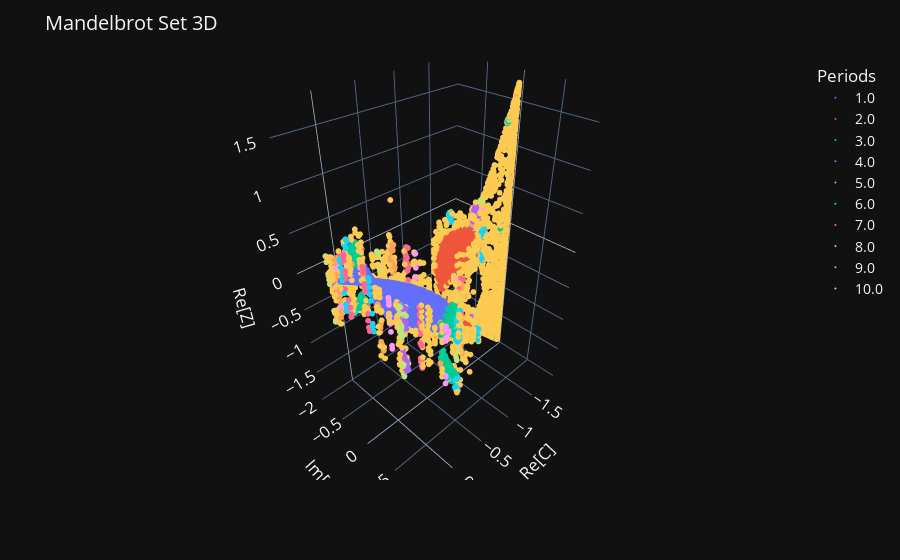

Notebook cell for this chart:
### Markdown cell above
## Plot

### Code cell
data = {'Re[C]': Cre, 'Im[C]':Cim,'Re[Z]':Zre,'Periods':[str(p) for p in periods]}

fig = px.scatter_3d(data, x="Re[C]", y="Im[C]", z="Re[Z]", color='Periods')

fig.update_traces(marker=dict(size=2, opacity=1),selector=dict(mode='markers'))

fig.update_layout(
    # width  = 700,
    # height = 700,
    title  = "Mandelbrot Set 3D",
    template="plotly_dark",
    font={'size':14},
)
fig.write_html("imgs/Mandelbrot_3Dplot.html")
fig.show()

### Figure 1 — Plotly figure (JSON) as saved in the notebook; plotly's stock layout.template omitted (floating-point values rounded to 4 significant figures; data arrays with more than 128 entries replaced by an {"elided": "..."} marker saying what was removed)
{"data": [{"hovertemplate": "Periods=1.0<br>Re[C]=%{x}<br>Im[C]=%{y}<br>Re[Z]=%{z}<extra></extra>", "legendgroup": "1.0", "marker": {"color": "#636efa", "opacity": 1, "size": 2, "symbol": "circle"}, "mode": "markers", "name": "1.0", "scene": "scene", "showlegend": true, "type": "scatter3d", "x": {"elided": "4771 float values"}, "y": {"elided": "4771 float values"}, "z": {"elided": "4771 float values"}}, {"hovertemplate": "Periods=2.0<br>Re[C]=%{x}<br>Im[C]=%{y}<br>Re[Z]=%{z}<extra></extra>", "legendgroup": "2.0", "marker": {"color": "#EF553B", "opacity": 1, "size": 2, "symbol": "circle"}, "mode": "markers", "name": "2.0", "scene": "scene", "showlegend": true, "type": "scatter3d", "x": {"elided": "2464 float values"}, "y": {"elided": "2464 float values"}, "z": {"elided": "2464 float values"}}, {"hovertemplate": "Periods=3.0<br>Re[C]=%{x}<br>Im[C]=%{y}<br>Re[Z]=%{z}<extra></extra>", "legendgroup": "3.0", "marker": {"color": "#00cc96", "opacity": 1, "size": 2, "symbol": "circle"}, "mode": "markers", "name": "3.0", "scene": "scene", "showlegend": true, "type": "scatter3d", "x": {"elided": "678 float values"}, "y": {"elided": "678 float values"}, "z": {"elided": "678 float values"}}, {"hovertemplate": "Periods=4.0<br>Re[C]=%{x}<br>Im[C]=%{y}<br>Re[Z]=%{z}<extra></extra>", "legendgroup": "4.0", "marker": {"color": "#ab63fa", "opacity": 1, "size": 2, "symbol": "circle"}, "mode": "markers", "name": "4.0", "scene": "scene", "showlegend": true, "type": "scatter3d", "x": {"elided": "512 float values"}, "y": {"elided": "512 float values"}, "z": {"elided": "512 float values"}}, {"hovertemplate": "Periods=5.0<br>Re[C]=%{x}<br>Im[C]=%{y}<br>Re[Z]=%{z}<extra></extra>", "legendgroup": "5.0", "marker": {"color": "#FFA15A", "opacity": 1, "size": 2, "symbol": "circle"}, "mode": "markers", "name": "5.0", "scene": "scene", "showlegend": true, "type": "scatter3d", "x": {"elided": "285 float values"}, "y": {"elided": "285 float values"}, "z": {"elided": "285 float values"}}, {"hovertemplate": "Periods=6.0<br>Re[C]=%{x}<br>Im[C]=%{y}<br>Re[Z]=%{z}<extra></extra>", "legendgroup": "6.0", "marker": {"color": "#19d3f3", "opacity": 1, "size": 2, "symbol": "circle"}, "mode": "markers", "name": "6.0", "scene": "scene", "showlegend": true, "type": "scatter3d", "x": {"elided": "348 float values"}, "y": {"elided": "348 float values"}, "z": {"elided": "348 float values"}}, {"hovertemplate": "Periods=7.0<br>Re[C]=%{x}<br>Im[C]=%{y}<br>Re[Z]=%{z}<extra></extra>", "legendgroup": "7.0", "marker": {"color": "#FF6692", "opacity": 1, "size": 2, "symbol": "circle"}, "mode": "markers", "name": "7.0", "scene": "scene", "showlegend": true, "type": "scatter3d", "x": {"elided": "238 float values"}, "y": {"elided": "238 float values"}, "z": {"elided": "238 float values"}}, {"hovertemplate": "Periods=8.0<br>Re[C]=%{x}<br>Im[C]=%{y}<br>Re[Z]=%{z}<extra></extra>", "legendgroup": "8.0", "marker": {"color": "#B6E880", "opacity": 1, "size": 2, "symbol": "circle"}, "mode": "markers", "name": "8.0", "scene": "scene", "showlegend": true, "type": "scatter3d", "x": {"elided": "232 float values"}, "y": {"elided": "232 float values"}, "z": {"elided": "232 float values"}}, {"hovertemplate": "Periods=9.0<br>Re[C]=%{x}<br>Im[C]=%{y}<br>Re[Z]=%{z}<extra></extra>", "legendgroup": "9.0", "marker": {"color": "#FF97FF", "opacity": 1, "size": 2, "symbol": "circle"}, "mode": "markers", "name": "9.0", "scene": "scene", "showlegend": true, "type": "scatter3d", "x": {"elided": "252 float values"}, "y": {"elided": "252 float values"}, "z": {"elided": "252 float values"}}, {"hovertemplate": "Periods=10.0<br>Re[C]=%{x}<br>Im[C]=%{y}<br>Re[Z]=%{z}<extra></extra>", "legendgroup": "10.0", "marker": {"color": "#FECB52", "opacity": 1, "size": 2, "symbol": "circle"}, "mode": "markers", "name": "10.0", "scene": "scene", "showlegend": true, "type": "scatter3d", "x": {"elided": "4450 float values"}, "y": {"elided": "4450 float values"}, "z": {"elided": "4450 float values"}}], "layout": {"font": {"size": 14}, "legend": {"title": {"text": "Periods"}, "tracegroupgap": 0}, "margin": {"t": 60}, "scene": {"domain": {"x": [0, 1], "y": [0, 1]}, "xaxis": {"title": {"text": "Re[C]"}}, "yaxis": {"title": {"text": "Im[C]"}}, "zaxis": {"title": {"text": "Re[Z]"}}}, "title": {"text": "Mandelbrot Set 3D"}}}
